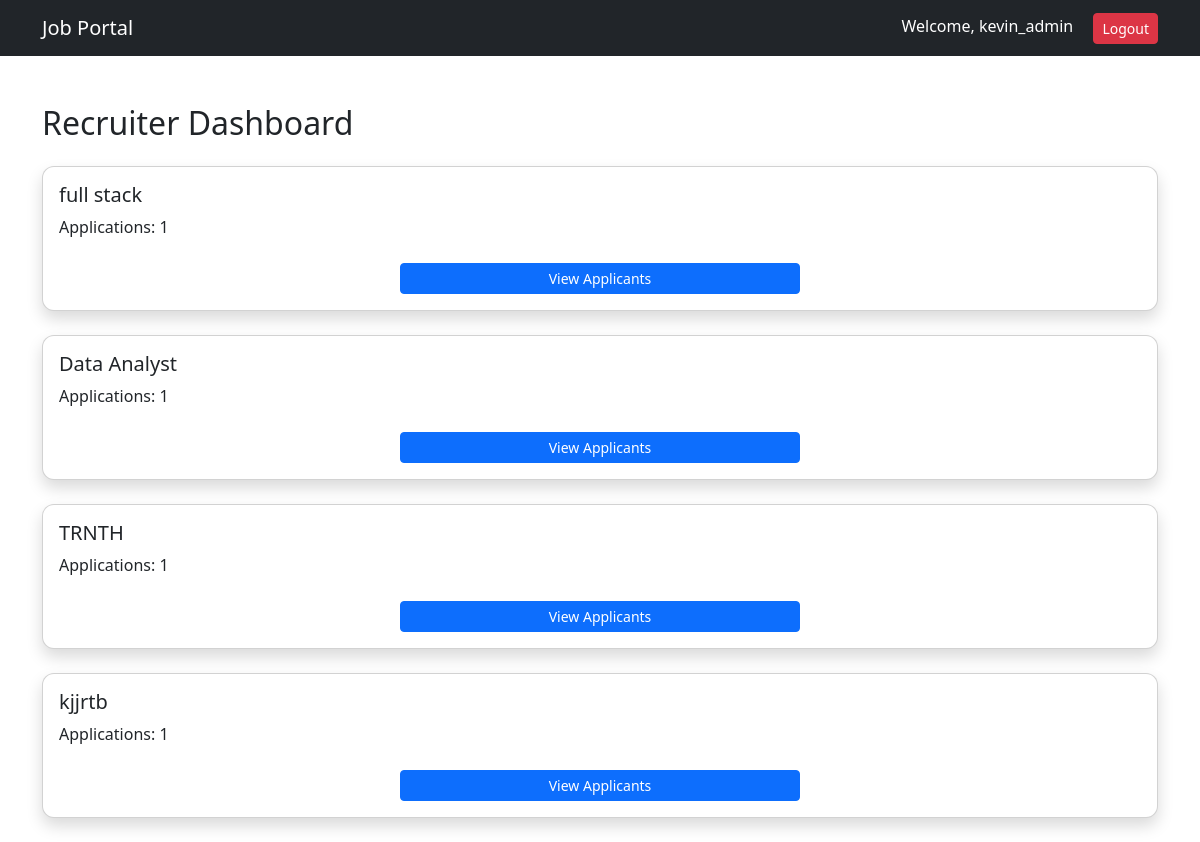
The app's page /jobs/dashboard/ (signed in) with its own data.
### accounts/models.py (models this page shows)
class CustomUser(AbstractUser):
    ROLE_CHOICES = (
        ('jobseeker', 'Job Seeker'),
        ('recruiter', 'Recruiter'),
    )
    role = models.CharField(
        max_length=20,
        choices=ROLE_CHOICES,
        default='jobseeker'
    )

### jobs/models.py (models this page shows, shortened)
class Job(models.Model):
    recruiter = models.ForeignKey(
        settings.AUTH_USER_MODEL,
        on_delete=models.CASCADE
    )
    title = models.CharField(max_length=200)
    company = models.CharField(max_length=200)
    location = models.CharField(max_length=200)
    description = models.TextField()
    salary = models.CharField(max_length=100, blank=True)
    created_at = models.DateTimeField(auto_now_add=True)
    application_deadline = models.DateField(null=True, blank=True)

### jobs/views.py (the view)
# urls.py: path("dashboard/", views.recruiter_dashboard, name="recruiter_dashboard"),
@login_required
def recruiter_dashboard(request):
    if request.user.role != "recruiter":
        return redirect("job_list")
    jobs = Job.objects.filter(recruiter=request.user)
    return render(
        request,
        "jobs/recruiter_dashboard.html",
        {"jobs": jobs},
    )

### templates/jobs/recruiter_dashboard.html
{% extends "base.html" %}
{% block content %}
<h2 class="mb-4">Recruiter Dashboard</h2>
{% for job in jobs %}
<div class="card shadow p-3 mb-4">
    <h5>{{ job.title }}</h5>
    <p>
        Applications:
        {{ job.application_set.count }}
    </p>
    <div class="text-center mt-2">
        <a href="{% url 'view_applicants' job.id %}"
        class="btn btn-primary btn-sm"
        style="width: 400px;">
            View Applicants
        </a>
    </div>
</div>
{% empty %}
<p>You haven't posted jobs yet.</p>
{% endfor %}
{% endblock %}

### templates/base.html (shortened to what this page needs)
{% load static %}
<!DOCTYPE html>
<html>
<head>
    <link href="https://cdn.jsdelivr.net/npm/bootstrap@5.3.2/dist/css/bootstrap.min.css" rel="stylesheet">
    <link rel="stylesheet" href="{% static 'css/style.css' %}">
</head>
<body>
<nav class="navbar navbar-expand-lg navbar-dark bg-dark">
    <div class="container">
        <a class="navbar-brand" href="/jobs/">Job Portal</a>
        <div class="ms-auto">
            {% if user.is_authenticated %}
                <span class="text-white me-3">
                    Welcome, {{ user.username }}
                </span>
                <form action="{% url 'logout' %}" method="post" class="d-inline">
                    <button class="btn btn-danger btn-sm">
                        Logout
                    </button>
                </form>
            {% endif %}
        </div>
    </div>
</nav>
<div class="container mt-5">
    {% block content %}
    {% endblock %}
</div>
</body>
</html>

### static/css/style.css (style rules this page uses)
.card { border-radius: 12px; }

### records on screen
CustomUser: username "kevin_admin"
Job: title "full stack", application_set.count "1"
Job: title "Data Analyst", application_set.count "1"
Job: title "TRNTH", application_set.count "1"
Job: title "kjjrtb", application_set.count "1"
